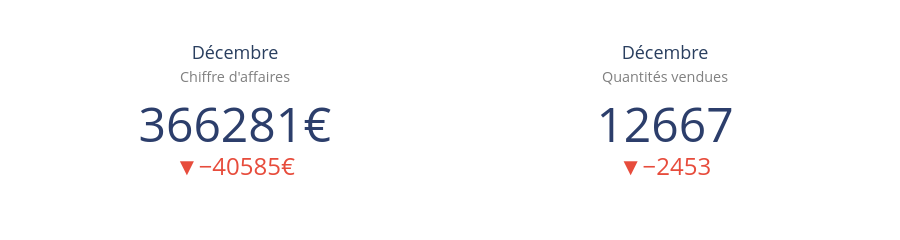

The notebook cell saved with this chart:
### Code cell
def plot_chiffre_affaire_mois(data):
    
    data_dec = data[data['Month'] == 12]
    data_nov = data[data['Month'] == 11]
    
    ca_mois_courant = data_dec['Total_price'].sum()
    ca_mois_precedent = data_nov['Total_price'].sum()
    qty_mois_courant = data_dec['Quantity'].sum()
    qty_mois_precedent = data_nov['Quantity'].sum()

    fig = go.Figure()

    # Indicateur CA
    fig.add_trace(go.Indicator(
        mode="number+delta",
        value=ca_mois_courant,
        delta={
            'reference': ca_mois_precedent,
            'valueformat': '.0f',
            'suffix': '€',
            'increasing': {'color': '#2ecc71'},
            'decreasing': {'color': '#e74c3c'},
        },
        title={
            "text": "Décembre<br><span style='font-size:0.8em;color:gray'>Chiffre d'affaires</span>",
            "font": {"size": 18}
        },
        number={
            'suffix': '€',
            'valueformat': '.0f',
            'font': {'size': 48, 'color': '#2c3e6b'}
        },
        domain={'x': [0, 0.5], 'y': [0, 1]}
    ))

    # Indicateur Quantité
    fig.add_trace(go.Indicator(
        mode="number+delta",
        value=qty_mois_courant,
        delta={
            'reference': qty_mois_precedent,
            'valueformat': '.0f',
            'increasing': {'color': '#2ecc71'},
            'decreasing': {'color': '#e74c3c'},
        },
        title={
            "text": "Décembre<br><span style='font-size:0.8em;color:gray'>Quantités vendues</span>",
            "font": {"size": 18}
        },
        number={
            'valueformat': '.0f',
            'font': {'size': 48, 'color': '#2c3e6b'}
        },
        domain={'x': [0.5, 1], 'y': [0, 1]}
    ))

    fig.update_layout(
        paper_bgcolor='white',
        height=200,
        margin=dict(t=60, b=20, l=20, r=20),
    )

    return fig


fig_ca_mois = plot_chiffre_affaire_mois(df)
fig_ca_mois.show()

### Figure 1 — Plotly figure (JSON) as saved in the notebook; plotly's stock layout.template omitted (floating-point values rounded to 4 significant figures)
{"data": [{"delta": {"decreasing": {"color": "#e74c3c"}, "increasing": {"color": "#2ecc71"}, "reference": 406900.0, "suffix": "€", "valueformat": ".0f"}, "domain": {"x": [0, 0.5], "y": [0, 1]}, "mode": "number+delta", "number": {"font": {"color": "#2c3e6b", "size": 48}, "suffix": "€", "valueformat": ".0f"}, "title": {"font": {"size": 18}, "text": "Décembre<br><span style='font-size:0.8em;color:gray'>Chiffre d'affaires</span>"}, "type": "indicator", "value": 366300.0}, {"delta": {"decreasing": {"color": "#e74c3c"}, "increasing": {"color": "#2ecc71"}, "reference": 15120, "valueformat": ".0f"}, "domain": {"x": [0.5, 1], "y": [0, 1]}, "mode": "number+delta", "number": {"font": {"color": "#2c3e6b", "size": 48}, "valueformat": ".0f"}, "title": {"font": {"size": 18}, "text": "Décembre<br><span style='font-size:0.8em;color:gray'>Quantités vendues</span>"}, "type": "indicator", "value": 12667}], "layout": {"height": 200, "margin": {"b": 20, "l": 20, "r": 20, "t": 60}, "paper_bgcolor": "white"}}
